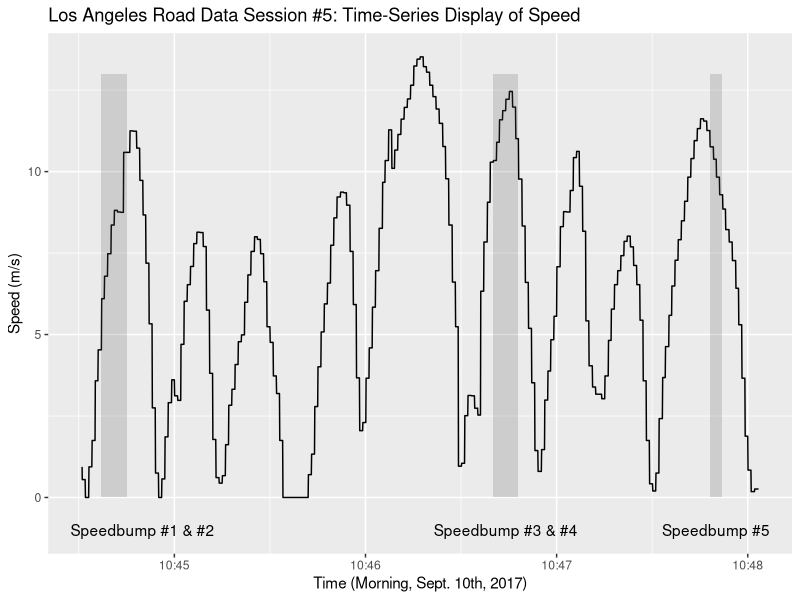
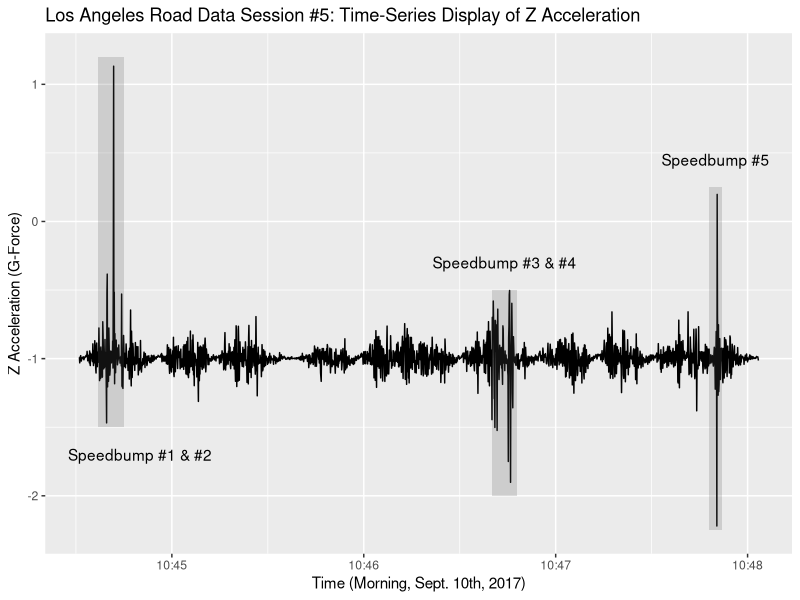

Write the R code that produced these figures, in order.
## ---- chunk 1
knitr::opts_chunk$set(echo = TRUE)
## ---- chunk 2
if (!exists("LA5.raw")) {
    LA5.raw <- read.csv("./los_angeles_5.csv")
}
print(nrow(LA5.raw))
head(LA5.raw, 10)
## ---- chunk 3
LA5.valid <- LA5.raw[!is.na(LA5.raw$Date) &
                       !is.na(LA5.raw$X) &
                       !is.na(LA5.raw$Y) &
                       !is.na(LA5.raw$Z), ]
LA5.valid$Date <- as.POSIXct(LA5.valid$Date, format="%Y-%m-%d %H:%M:%OS")
## ---- chunk 4
# visualize time-series distribution of xyz-axis accelerations
require(ggplot2)
plot.LA5Speed <- ggplot(LA5.valid, aes(Date, Speed)) + geom_line() + xlab("Time (Morning, Sept. 10th, 2017)") + 
        ylab("Speed (m/s)") + ggtitle("Los Angeles Road Data Session #5: Time-Series Display of Speed")
plot.LA5Speed + annotate("rect", xmin = as.POSIXct("2017-09-10 10:44:37", format="%Y-%m-%d %H:%M:%OS"), 
                            xmax = as.POSIXct("2017-09-10 10:44:45", format="%Y-%m-%d %H:%M:%OS"), 
                            ymin = 0, ymax = 13, alpha = .2) + 
        annotate("text", x = as.POSIXct("2017-09-10 10:44:50", format="%Y-%m-%d %H:%M:%OS"), 
                 y = -1, label = "Speedbump #1 & #2") +
        annotate("rect", xmin = as.POSIXct("2017-09-10 10:46:40", format="%Y-%m-%d %H:%M:%OS"), 
                            xmax = as.POSIXct("2017-09-10 10:46:48", format="%Y-%m-%d %H:%M:%OS"), 
                            ymin = 0, ymax = 13, alpha = .2) + 
        annotate("text", x = as.POSIXct("2017-09-10 10:46:44", format="%Y-%m-%d %H:%M:%OS"), 
                 y = -1, label = "Speedbump #3 & #4") +
        annotate("rect", xmin = as.POSIXct("2017-09-10 10:47:48", format="%Y-%m-%d %H:%M:%OS"), 
                            xmax = as.POSIXct("2017-09-10 10:47:52", format="%Y-%m-%d %H:%M:%OS"), 
                            ymin = 0, ymax = 13, alpha = .2) +
        annotate("text", x = as.POSIXct("2017-09-10 10:47:50", format="%Y-%m-%d %H:%M:%OS"), 
                 y = -1, label = "Speedbump #5")
plot.LA5X <- ggplot(LA5.valid, aes(Date, X)) + geom_line() + xlab("Time (Morning, Sept. 10th, 2017)") + 
        ylab("X Acceleration (G-Force)") + ggtitle("Los Angeles Road Data Session #5: Time-Series Display of X Acceleration")
plot.LA5Y <- ggplot(LA5.valid, aes(Date, Y)) + geom_line() + xlab("Time (Morning, Sept. 10th, 2017)") + 
        ylab("Y Acceleration (G-Force)") + ggtitle("Los Angeles Road Data Session #5: Time-Series Display of Y Acceleration")
plot.LA5Z <- ggplot(LA5.valid, aes(Date, Z)) + geom_line() + xlab("Time (Morning, Sept. 10th, 2017)") + 
        ylab("Z Acceleration (G-Force)") + ggtitle("Los Angeles Road Data Session #5: Time-Series Display of Z Acceleration")
plot.LA5Z + annotate("rect", xmin = as.POSIXct("2017-09-10 10:44:37", format="%Y-%m-%d %H:%M:%OS"), 
                            xmax = as.POSIXct("2017-09-10 10:44:45", format="%Y-%m-%d %H:%M:%OS"), 
                            ymin = -1.5, ymax = 1.2, alpha = .2) + 
        annotate("text", x = as.POSIXct("2017-09-10 10:44:50", format="%Y-%m-%d %H:%M:%OS"), 
                 y = -1.7, label = "Speedbump #1 & #2") +
        annotate("rect", xmin = as.POSIXct("2017-09-10 10:46:40", format="%Y-%m-%d %H:%M:%OS"), 
                            xmax = as.POSIXct("2017-09-10 10:46:48", format="%Y-%m-%d %H:%M:%OS"), 
                            ymin = -2, ymax = -0.5, alpha = .2) + 
        annotate("text", x = as.POSIXct("2017-09-10 10:46:44", format="%Y-%m-%d %H:%M:%OS"), 
                 y = -0.3, label = "Speedbump #3 & #4") +
        annotate("rect", xmin = as.POSIXct("2017-09-10 10:47:48", format="%Y-%m-%d %H:%M:%OS"), 
                            xmax = as.POSIXct("2017-09-10 10:47:52", format="%Y-%m-%d %H:%M:%OS"), 
                            ymin = -2.25, ymax = 0.25, alpha = .2) +
        annotate("text", x = as.POSIXct("2017-09-10 10:47:50", format="%Y-%m-%d %H:%M:%OS"), 
                 y = 0.45, label = "Speedbump #5")
